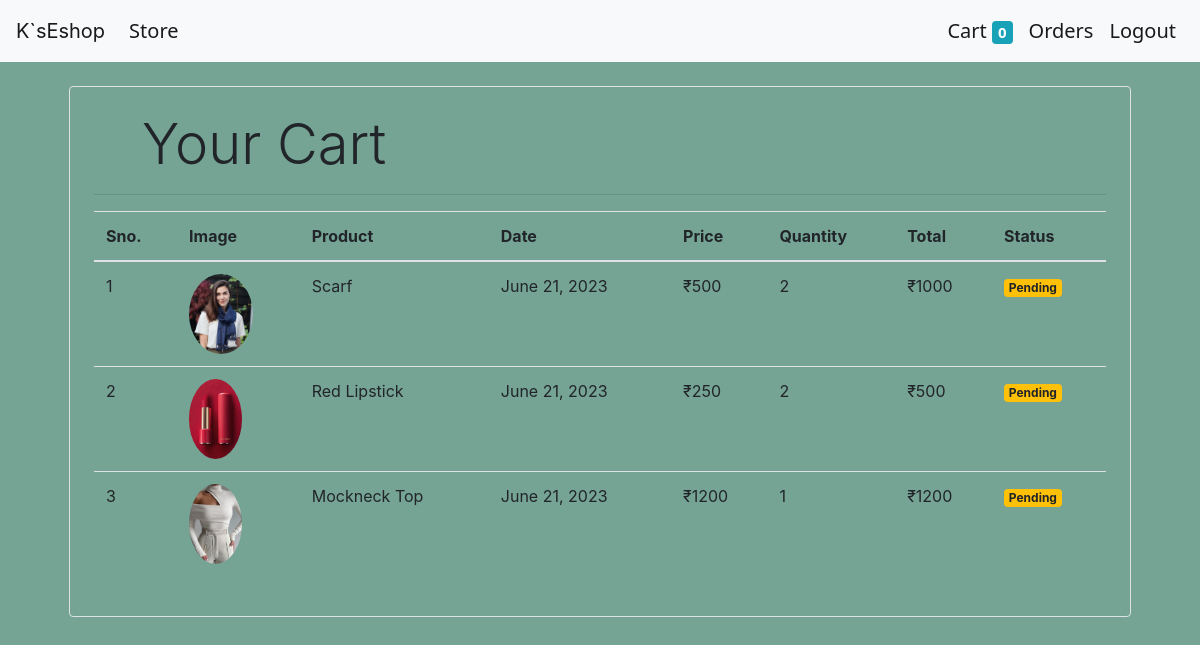
Page /orders (signed in) on the committed database.
### store/models/orders.py (models this page shows, shortened)
class Order(models.Model):
    product = models.ForeignKey(Product,
                                on_delete=models.CASCADE)
    customer = models.ForeignKey(Customer,
                                 on_delete=models.CASCADE)
    quantity = models.IntegerField(default=1)
    price = models.IntegerField()
    address = models.CharField(max_length=50, default='', blank=True)
    phone = models.CharField(max_length=50, default='', blank=True)
    date = models.DateField(default=datetime.datetime.today)
    status = models.BooleanField(default=False)
    @staticmethod
    def get_orders_by_customer(customer_id):
        return Order.objects.filter(customer=customer_id).order_by('-date')

### store/models/product.py (models this page shows, shortened)
class Product(models.Model):
    name = models.CharField(max_length=50)
    price = models.IntegerField(default=0)
    description = models.CharField(max_length=200, default='' , null=True , blank=True)
    image = models.ImageField(upload_to='uploads/products/')
    category = models.ForeignKey(Category , on_delete = models.CASCADE,default=1)

### store/middlewares/auth.py (the view)
    def middleware(request):
        print(request.session.get('customer'))
        returnUrl = request.META['PATH_INFO']
        print(request.META['PATH_INFO'])
        if not request.session.get('customer'):
           return redirect(f'login?return_url={returnUrl}')
        response = get_response(request)
        return response

### store/templatetags/custom_filters.py (called while the page is built)
@register.filter(name='currency')
def currency(number):
    return "₹"+str(number)

@register.filter(name='multiply')
def multiply(number,number1):
    return number*number1

### store/views/orders.py (called while the page is built)
    def get(self , request ):
        customer = request.session.get('customer')
        orders = Order.get_orders_by_customer(customer)
        print(orders)
        return render(request , 'orders.html'  , {'orders' : orders})

### store/templates/orders.html
{% extends 'base.html' %}
{% block content %}
{% load cart %}
{% load custom_filters %}
<div class="container">
    <div class="border rounded p-4 m-4">
        <p class="display-4 pl-4 ml-4">Your Cart</p>
        <hr>
        <table class="table">
            <thead>
                <tr>
                    <th>Sno.</th>
                    <th>Image</th>
                    <th>Product</th>
                    <th>Date</th>
                    <th>Price</th>
                    <th>Quantity</th>
                    <th>Total</th>
                    <th>Status</th>
                </tr>
            </thead>
            <tbody>
                {% for order in orders %}
                <tr>
                    <td>{{forloop.counter}}</td>
                    <td><img style="height: 80px;" class="rounded-circle"  src="{{order.product.image.url}}" alt=""></td>
                    <td>{{order.product.name}}</td>
                    <td>{{order.date}}</td>
                    <td>{{order.price|currency}}</td>
                    <td>{{order.quantity}}</td>
                    <td>{{order.quantity|multiply:order.price|currency}}</td>
                    {% if order.status %}
                    <td><small class="badge badge-success">Completed</small></td>
                    {% else %}
                    <td><small class="badge badge-warning">Pending</small></td>
                    {% endif %}
                </tr>
                {% endfor %}
            </tbody>
        </table>
    </div>
</div>
{% endblock %}

### store/static/css/styles.css (style rules this page uses)
body { background-color:rgb(117, 163, 148); }

### rows in the picture
Order: product.image (picture), product.name "Scarf", date "June 21, 2023", price "₹500", quantity "2", quantity|multiply "₹1000", status "Pending"
Order: product.image (picture), product.name "Red Lipstick", date "June 21, 2023", price "₹250", quantity "2", quantity|multiply "₹500", status "Pending"
Order: product.image (picture), product.name "Mockneck Top", date "June 21, 2023", price "₹1200", quantity "1", quantity|multiply "₹1200", status "Pending"

### other values in the picture
{{ request.session.cart.keys|length }} "0"
